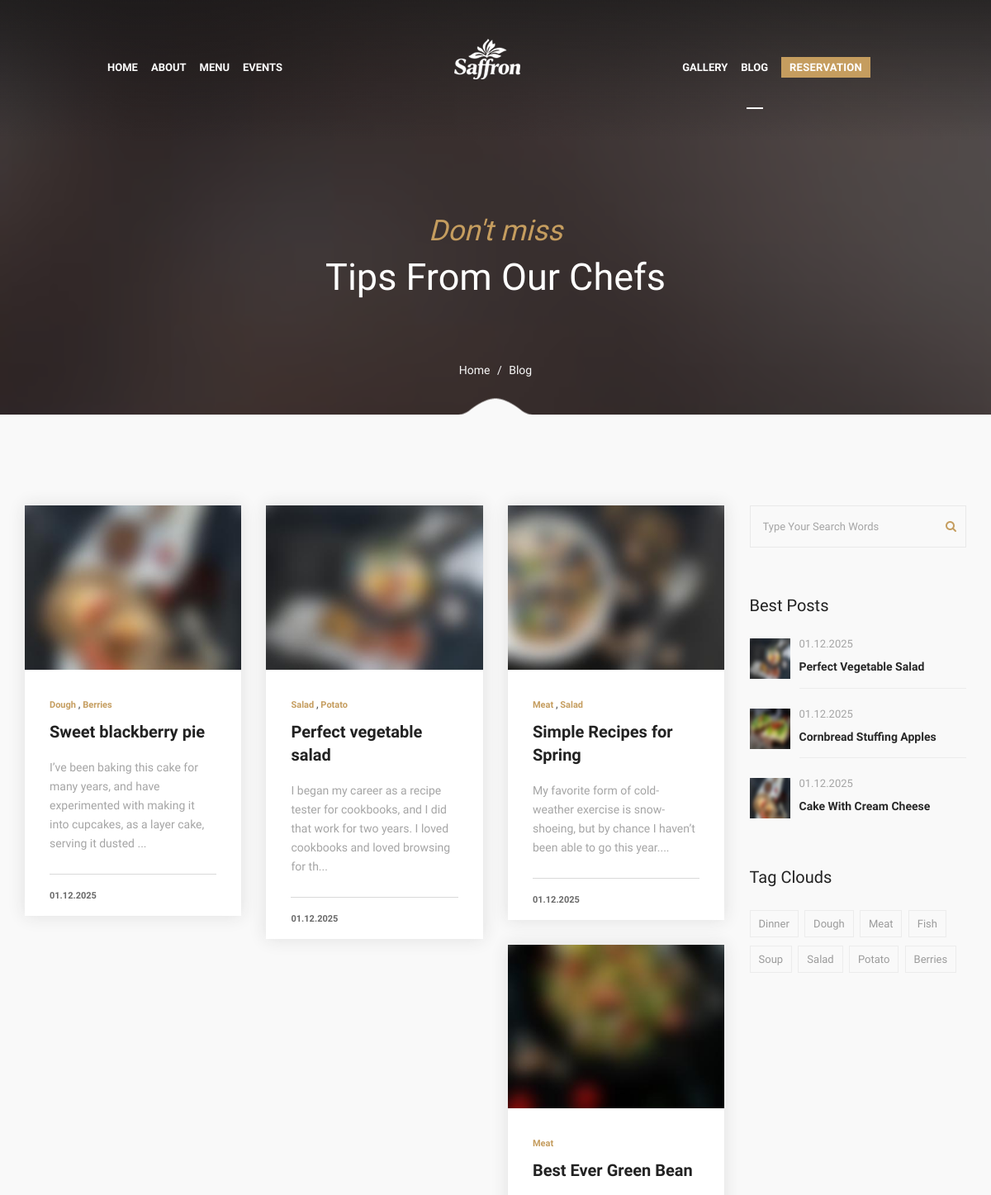
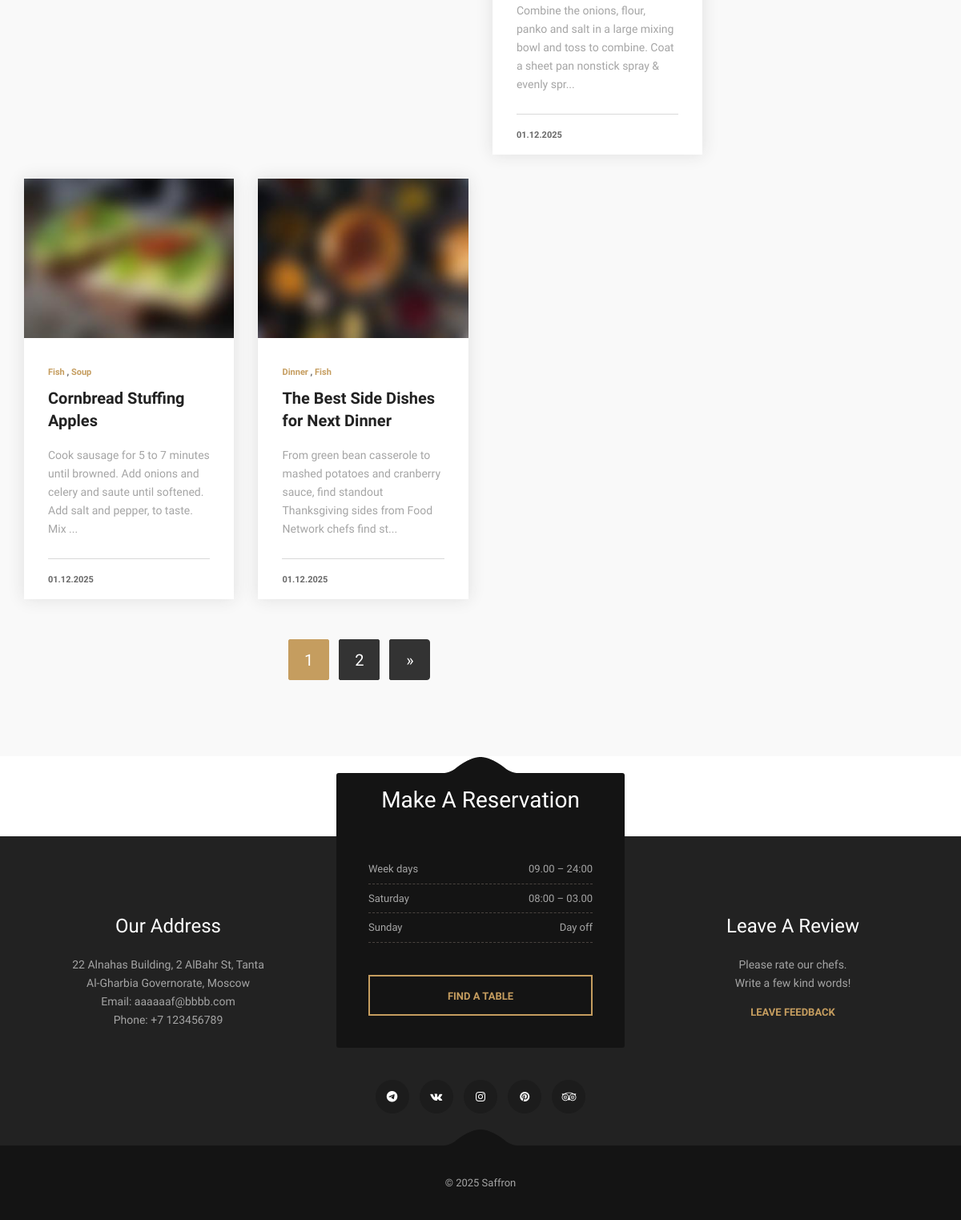
Screenshot of /blog/ with the database file from the repository (2 pictures, top to bottom).
### blog/models.py (models this page shows, shortened)
class Post(models.Model):
    title = models.CharField(max_length=200, verbose_name='title')
    content = models.TextField(verbose_name='content')
    short_description = models.TextField(max_length=200, verbose_name='short description')
    author = models.ForeignKey(User, on_delete=models.CASCADE, verbose_name='author')
    created_at = models.DateTimeField(auto_now_add=True, verbose_name='created')
    updated_at = models.DateTimeField(auto_now=True, verbose_name='updated')
    image = models.ImageField(upload_to='blog_images/', verbose_name='image')
    is_published = models.BooleanField(default=True, verbose_name='published')
    tags = models.ManyToManyField(Tag, blank=True, verbose_name='tags')
    is_best = models.BooleanField(default=False, verbose_name='best post')
    class Meta:
        verbose_name = 'post'
        verbose_name_plural = 'posts'
        ordering = ('-created_at',)
        indexes = [
            models.Index(fields=['is_best', '-created_at', 'is_published']),
        ]

class Tag(models.Model):
    name = models.CharField(max_length=100, verbose_name='Tag name')
    slug = models.SlugField(max_length=100, unique=True, blank=True, verbose_name='URL tag')
    class Meta:
        verbose_name = 'tag'
        verbose_name_plural = 'tags'

### blog/views.py (the view)
# urls.py: path('', views.blog_list, name='list'),
def blog_list(request):
    posts = Post.objects.filter(is_published=True).select_related('author').prefetch_related('tags').order_by('-created_at')
    query = request.GET.get('q', '')
    if query:
        posts = posts.filter(
            Q(title__icontains=query) |
            Q(short_description__icontains=query) |
            Q(content__icontains=query)
        )
    best_posts = Post.objects.filter(is_published=True, is_best=True).select_related('author').order_by('-created_at')[:3]
    all_tags = Tag.objects.all()
    paginator = Paginator(posts, 6)
    page = request.GET.get('page')
    try:
        posts = paginator.page(page)
    except PageNotAnInteger:
        posts = paginator.page(1)
    except EmptyPage:
        posts = paginator.page(paginator.num_pages)
    context = {
        'posts': posts,
        'best_posts': best_posts,
        'all_tags': all_tags,
        'query': query,
    }
    return render(request, 'blog/list.html', context)

### web_restaurant/context_processors.py (called while the page is built)
def nav_active(request):
    current_url_name = request.resolver_match.url_name if request.resolver_match else None
    current_url_namespace = request.resolver_match.namespace if request.resolver_match else None
    current_full_path = request.get_full_path()
    has_anchor = '#' in current_full_path
    current_anchor = current_full_path.split('#')[1] if has_anchor else None
    return {
        'current_url_name': current_url_name,
        'current_url_namespace': current_url_namespace,
        'current_full_path': current_full_path,
        'current_anchor': current_anchor,
    }

### templates/blog/list.html (shortened to what this page needs)
{% extends 'base.html' %}
{% load static %}
{% block content %}
<section id="page-title" class="page-title bg-overlay bg-parallax bg-overlay-gradient">
    <div class="container">
        <div class="row">
            <div class="col-xs-12 col-sm-12 col-md-12">
                <div class="title title-4 text-center">
                    <div class="title--content">
                        <div class="title--subtitle">Don't miss</div>
                        <div class="title--heading">
                            <h1>Tips From Our Chefs</h1>
                        </div>
                    </div>
                    <ol class="breadcrumb">
                        <li><a href="{% url 'home' %}">Home</a></li>
                        <li>blog</li>
                    </ol>
                    <div class="divider--shape-1down divider--shape-gray"></div>
                </div>
            </div>
        </div>
    </div>
</section>
<section id="blog" class="blog blog-grid bg-gray pb-90">
    <div class="container">
        <div class="row">
            <div class="col-xs-12 col-sm-12 col-md-9">
                <div class="row">
                 {% for post in posts %}
                    <div class="col-xs-12 col-sm-6 col-md-4">
                        <div class="blog-entry">
                            <div class="entry--img">
                                <a href="{% url 'blog:detail' post.id %}">
									<img src="{{ post.image.url }}" alt="entry image"/>
								</a>
                            </div>
                            <div class="entry--content">
                                <div class="entry--meta">
                                    <span>
                                        {% for tag in post.tags.all %}
                                        <a href="{% url 'blog:posts_by_tag' tag.slug %}">{{ tag.name }}</a>
                                            {% if not forloop.last %}, {% endif %}
                                            {% empty %}
                                            <span>No tags</span>
                                        {% endfor %}
                                    </span>
                                </div>
                                <div class="entry--title">
                                    <h4><a href="{% url 'blog:detail' post.id %}">{{ post.title }}</a></h4>
                                </div>
                                <div class="entry--bio">
                                    {{ post.short_description|slice:130 }}...
                                </div>
                                <div class="entry--footer">
                                    <div class="entry--date">
                                        {{ post.created_at|date:"d.m.Y" }}
                                    </div>
                                </div>
                            </div>
                        </div>
                    </div>
                {% endfor %}
                </div>
                {% if posts.has_other_pages %}
                <div class="row">
                    <div class="col-xs-12 col-sm-12 col-md-12 clearfix mt-20 text--center">
                        <ul class="pagination">
                            {% for num in posts.paginator.page_range %}
                                {% if posts.number == num %}
                                    <li class="active"><a>{{ num }}</a></li>
                                {% elif num >= posts.number|add:-2 and num <= posts.number|add:2 %}
                                    <li>
                                        <a href="?page={{ num }}{% if query %}&q={{ query }}{% endif %}#blog">{{ num }}</a>
                                    </li>
                                {% endif %}
                            {% endfor %}
                            {% if posts.has_next %}
                                <li>
                                    <a href="?page={{ posts.next_page_number }}{% if query %}&q={{ query }}{% endif %}#blog"
                                       aria-label="Next">
                                        <span aria-hidden="true">&raquo;</span>
                                    </a>
                                </li>
                            {% endif %}
                        </ul>
                    </div>
                </div>
                {% endif %}
            </div>
            <div class="col-xs-12 col-sm-12 col-md-3">
<div class="widget widget-search">
    <div class="widget--content">
        <form class="form-search" method="get">
            <div class="input-group">
                <input type="text" class="form-control" placeholder="Type Your Search Words" name="q" value="{{ query|default_if_none:'' }}">
                <span class="input-group-btn">
					<button class="btn" type="submit"><i class="fa fa-search"></i></button>
				</span>
            </div>
        </form>
    </div>
</div>
<div class="widget widget-recent-posts">
    <div class="widget--title">
        <h5>best posts</h5>
    </div>
    <div class="widget--content">
        {% for post in best_posts %}
        <div class="entry">
            <img src="{{ post.image.url }}" alt="title" />
            <div class="entry-desc">
                <div class="entry-meta">
                    {{ post.created_at|date:"d.m.Y" }}
                </div>
                <div class="entry-title">
                    <a href="{% url 'blog:detail' post.id %}">{{ post.title }}</a>
                </div>
            </div>
        </div>
        {% endfor %}
    </div>
</div>
<div class="widget widget-tags">
    <div class="widget--title">
        <h5>tag clouds</h5>
    </div>
    <div class="widget--content">
        {% for tag in all_tags %}
    <a href="{% url 'blog:posts_by_tag' tag.slug %}">
        {{ tag.name }}
    </a>
    {% endfor %}
    </div>
</div>
            </div>
        </div>
    </div>
</section>
{% endblock %}

### rows the page displays
Post: image (picture), title "Sweet blackberry pie", short_description "I’ve been baking this cake for many years, and have experimented with making it into cupcakes, as a layer cake, serving it dusted", created_at "01.12.2025"
Tag: name "Dough"
Tag: name "Berries"
Post: image (picture), title "Perfect vegetable salad", short_description "I began my career as a recipe tester for cookbooks, and I did that work for two years. I loved cookbooks and loved browsing for th", created_at "01.12.2025", title "Perfect Vegetable Salad"
Tag: name "Salad"
Tag: name "Potato"
Post: image (picture), title "Simple Recipes for Spring", short_description "My favorite form of cold-weather exercise is snow-shoeing, but by chance I haven’t been able to go this year.", created_at "01.12.2025"
Tag: name "Meat"
Post: image (picture), title "Best Ever Green Bean", short_description "Combine the onions, flour, panko and salt in a large mixing bowl and toss to combine. Coat a sheet pan nonstick spray & evenly spr", created_at "01.12.2025"
Post: image (picture), title "Cornbread Stuffing Apples", short_description "Cook sausage for 5 to 7 minutes until browned. Add onions and celery and saute until softened. Add salt and pepper, to taste. Mix", created_at "01.12.2025"
Tag: name "Fish"
Tag: name "Soup"
Post: image (picture), title "The Best Side Dishes for Next Dinner", short_description "From green bean casserole to mashed potatoes and cranberry sauce, find standout Thanksgiving sides from Food Network chefs find st", created_at "01.12.2025"
Tag: name "Dinner"
Post: image (picture), created_at "01.12.2025", title "Cake With Cream Cheese"

### other values shown
{{ num }} "1"
{{ num }} "2"
